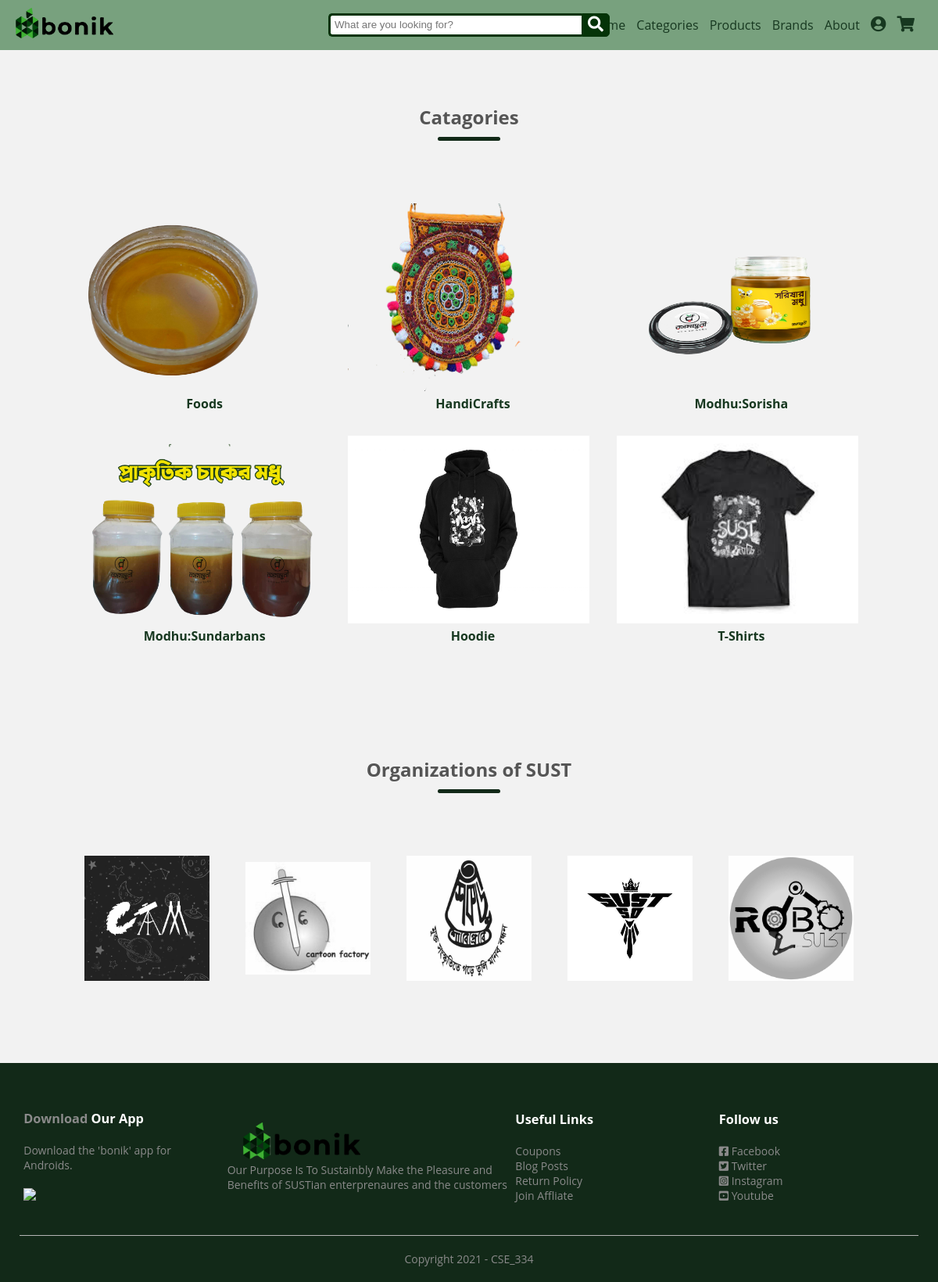
The page /category-list/ on the database its author committed.
### main/models.py (models this page shows, shortened)
class Category(models.Model):
    title = models.CharField(max_length=100)
    image= models.ImageField(upload_to='cat_imgs/')
    class Meta:
        verbose_name_plural='2. Categories'

### main/views.py (the view)
# urls.py: path('category-list/',views.category_list,name='category-list'),
def category_list(request):
    tabCap ={'title':'Categories'}
    data = Category.objects.all().order_by('-id')
    return render(request,'category-list.html',{'data':data})

### main/templates/category-list.html
{% extends 'base.html' %}
{% load static %}
{% block content %}
    <div id='catagories' class="categories">
        <div class="small-container">
            <h2 class="title">Catagories</h2>
            <div class="row">
                {% if data %}
                    {% for cat in data %}
                        <div class="col-3">
                            <a href="/category-product-list/{{cat.id}}"><img src="/media/{{cat.image}}" alt="{{cat.title}}" width=30 height=240></a>
                            <figcaption class="col-3-body">
                                <h4 class = "col-3-text"><strong><a href="#">{{cat.title}}</a></strong></h4>
                            </figcaption>
                        </div>
                    {% endfor %}
                {% endif %}
            </div>
        </div>
    </div>
    <div class="brands">
        <div class="small-container">
            <h2 class="title">Organizations of SUST</h2>
            <div class="row">
                <div class="col-5">
                    <img src="{% static 'images/org_imgs/CAMSust.png' %}">
                </div>
                <div class="col-5">
                    <img src="{% static 'images/org_imgs/cartoonFactory.jpg' %}">
                </div>
                <div class="col-5">
                    <img src="{% static 'images/org_imgs/shikorh.jpg' %}">
                </div>
                <div class="col-5">
                    <img src="{% static 'images/org_imgs/sustSD.jpg' %}">
                </div>
                <div class="col-5">
                    <img src="{% static 'images/org_imgs/roboSUST.jpg' %}">
                </div>
            </div>
        </div>
    </div>
{% endblock %}

### main/templates/base.html (shortened to what this page needs)
{% load static %}
<!DOCTYPE html>
<html lang="en">
<head>
    <link rel="stylesheet" href="{% static 'css/style.css' %}">
    <link href="https://cdnjs.cloudflare.com/ajax/libs/font-awesome/5.13.0/css/all.min.css" rel="stylesheet">
</head>
<body>
    <div class="header">
        <div class="navbar">
            <div class="logo">
                <a href="{% url 'home' %}"><img src="{% static 'images/bonikLogo.png' %}" width="125px"></a>
            </div>
            <div class="wrap">
                <div class="search">
                   <input type="text" class="searchTerm" placeholder="What are you looking for?">
                   <button type="submit" class="searchButton">
                     <i class="fa fa-search"></i>
                  </button>
                </div>
             </div>
            <div>
                <nav>
                    <ul id="MenuItems">
                        <li><a href="{% url 'home' %}">Home</a></li>
                        <li><a href="{% url 'category-list' %}">Categories</a></li>
                        <li><a href="{% url 'product-list' %}">Products</a></li>
                        <li><a href="{% url 'brand-list' %}">Brands</a></li>
                        <li><a href="#foot">About</a></li>
                        <li><a href="#"><i class='fas fa-user-circle' style='font-size:20px'></i></a></li>
                        <li><a href="#"><i class='fas fa-shopping-cart' style='font-size:20px'></i></a></li>
                    </ul>
                </nav>
            </div>
        </div>
    </div>
    {% block content %}{% endblock %}
    <div class="footer" id='foot'>
        <div class="container">
            <div class="row">
                <div class="footer-col-1">
                    <h3> <a href="https://play.google.com/store/apps" target="_blank"
                            rel="noopener noreferrer">Download</a> Our App</h3>
                    <p>Download the 'bonik' app for Androids.</p>
                    <div class="app-logo">
                        <img src="{% static 'images/images/play-store.png' %}">
                    </div>
                </div>
                <div class="footer-col-2">
                    <img src="{% static 'images/bonikLogo.png' %}">
                    <p>Our Purpose Is To Sustainbly Make the Pleasure and<br>Benefits of SUSTian enterprenaures and the
                        customers</p>
                </div>
                <div class="footer-col-3">
                    <h3>Useful Links</h3>
                    <ul>
                        <li>Coupons</li>
                        <li>Blog Posts</li>
                        <li>Return Policy</li>
                        <li>Join Affliate</li>
                    </ul>
                </div>
                <div class="footer-col-4">
                    <h3>Follow us</h3>
                    <ul>
                        <li><i class="fab fa-facebook-square"></i><a href="https://facebook.com/" target="_blank"
                                rel="noopener noreferrer"> Facebook</a></li>
                        <li><i class="fab fa-twitter-square"></i><a href="http://twitter.com" target="_blank"
                                rel="noopener noreferrer"> Twitter</a> </li>
                        <li><i class="fab fa-instagram-square"></i><a href="http://instagram.com" target="_blank"
                                rel="noopener noreferrer"> Instagram</a> </li>
                        <li><i class="fab fa-youtube-square"></i><a href="http://youtube.com" target="_blank"
                                rel="noopener noreferrer"> Youtube</a> </li>
                    </ul>
                </div>
            </div>
            <hr>
            <p class="Copyright">Copyright 2021 - CSE_334</p>
        </div>
    </div>
</body>
</html>

### main/static/css/style.css (style rules this page uses)
* { margin: 0; padding: 0; box-sizing: border-box; }
body { font-family: 'Fira Sans', sans-serif; }
.header { background-color: #78a17e; width: 100%; padding: 0 10px; position: fixed; top: 0; z-index: 1; }
.navbar { display: flex; align-items: center; padding: 10px; justify-content: space-between ; }
.logo { margin-right: 500px; padding: auto; }
nav { flex: 1; text-align: right; }
nav ul { display: inline-block; list-style-type: none; }
nav ul li { display: inline-block; margin-right: 10px; }
a { text-decoration: none; color: #173820; }
p { color: #173820; }
.container { max-width: 1300px; margin: auto; padding-left: 25px; padding-right: 25px; }
.row { display: flex; align-items: center; flex-wrap: wrap; justify-content: space-around; }
.categories { margin: 70px 0; display: flex; flex-direction: row; }
.col-3 { flex-basis: 30%; min-width: 250px; margin-bottom: 30px; transition: transform 0.5s; }
.col-3 img { width: 100%; }
.col-3-text { margin-left: 10px; text-align: center; }
.small-container { max-width: 1080px; margin-top: 50px; margin-left: auto; margin-right: auto; margin-bottom: auto; padding-left: 25px; padding-right: 25px; }
.title { text-align: center; margin: 0 auto 80px; position: relative; line-height: 60px; color: #555; }
.title::after { content: ''; background: #122918; width: 80px; height: 5px; border-radius: 5px; position: absolute; bottom: 0; left:50%; transform: translateX(-50%); }
h4 { color: #555; font-weight: normal; }
.brands { margin:100px auto; }
.col-5 { width: 160px; }
.col-5 img { width: 100%; cursor: pointer; filter: grayscale(100%); transition: transform 0.5s; }
.footer { background: #122918; color: #8a8a8a; font-size: 14px; padding: 60px 0 20px; }
.footer a { color:#8a8a8a; text-decoration: none; }
.footer p { color:#8a8a8a; }
.footer h3 { color: #fff; margin-bottom: 20px; }
.footer-col-1, .footer-col-2, .footer-col-3,.footer-col-4 { min-width: 250px; margin-bottom: 20px; }
.footer-col-1 { flex-basis: 20%; }
.footer-col-2 img { width: 150px; margin-bottom: 40 px; margin-left: 20px; }
.footer-col-3 { flex-basis: 15%; }
.footer-col-4 { flex-basis: 12%; }
ul { list-style-type: none; }
.app-logo { margin-top: 20px; }
.app-logo img { width: 140px; }
.footer hr { border: None; background: #b5b5b5; height: 1px; margin: 20px 0; }
.Copyright { text-align: center; }
html { scroll-behavior: smooth; }
body { background: #f2f2f2; font-family: 'Open Sans', sans-serif; }
.search { width: 100%; position: relative; display: flex; }
.searchTerm { width: 100%; border: 3px solid #053308; border-right: none; padding: 5px; height: 30px; border-radius: 5px 0 0 5px; outline: none; color: #054e2c; }
.searchButton { width: 40px; height: 30px; border: 1px solid #053308; background: #053308; text-align: center; color: #fff; border-radius: 0 5px 5px 0; cursor: pointer; font-size: 20px; }
.wrap { width: 30%; position: absolute; top: 50%; left: 50%; transform: translate(-50%, -50%); }

### rows shown on the page
Category: image (picture), title "Foods"
Category: image (picture), title "HandiCrafts"
Category: image (picture), title "Modhu:Sorisha"
Category: image (picture), title "Modhu:Sundarbans"
Category: image (picture), title "Hoodie"
Category: image (picture), title "T-Shirts"
